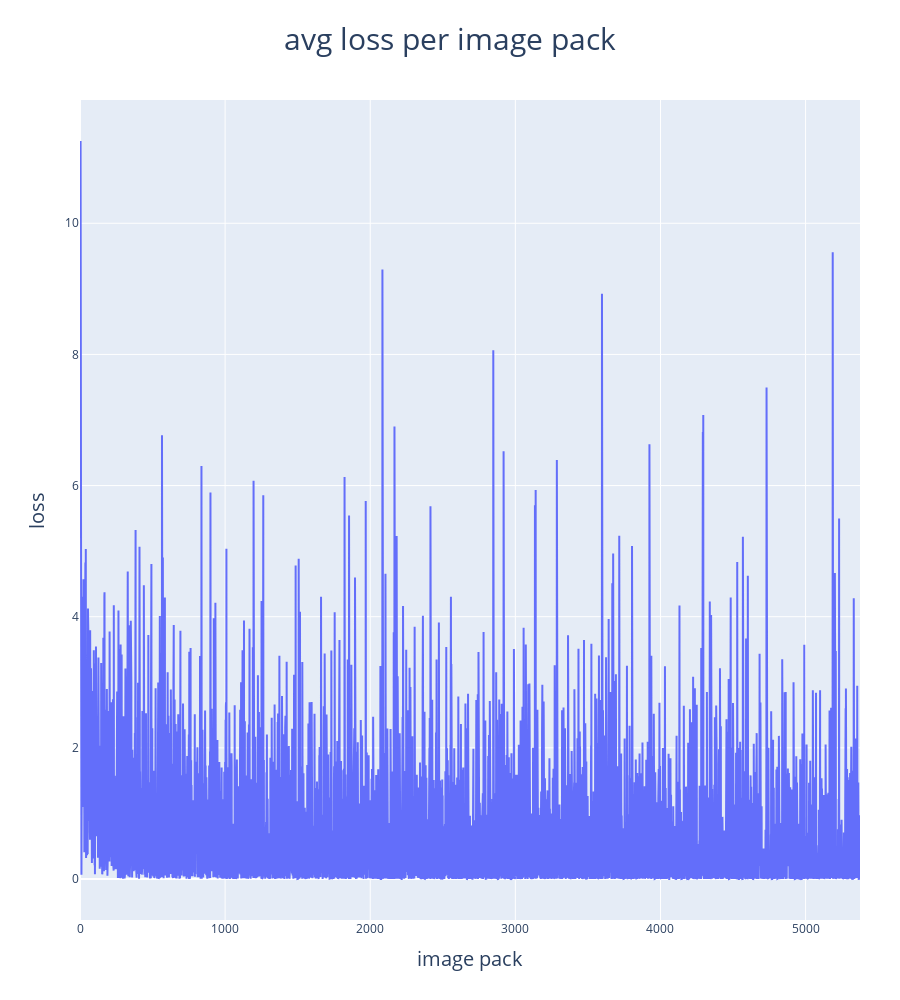

Source (notebook cell):
### Markdown cell above
## Graphs

### Code cell
X_axis = list( range(len(CNN.history['loss'][0]) ) )
show_graph(X=X_axis, array_acc=CNN.history['loss'][0], label='loss', smooth=0, title='avg loss per image pack', xaxis_label='image pack', yaxis_label='loss')

### Figure 1 — Plotly figure (JSON) as saved in the notebook; plotly's stock layout.template omitted (floating-point values rounded to 4 significant figures; data arrays with more than 128 entries replaced by an {"elided": "..."} marker saying what was removed)
{"data": [{"mode": "lines", "name": "loss", "type": "scatter", "x": {"elided": "5376 int values"}, "y": {"elided": "5376 float values"}}], "layout": {"height": 1000, "legend": {"bgcolor": "rgba(0,0,0,0)", "font": {"size": 20}, "x": 0.02, "y": 0.98}, "margin": {"r": 40}, "title": {"font": {"size": 30}, "text": "avg loss per image pack", "x": 0.5}, "xaxis": {"title": {"font": {"size": 20}, "text": "image pack"}}, "yaxis": {"title": {"font": {"size": 20}, "text": "loss"}}}}
